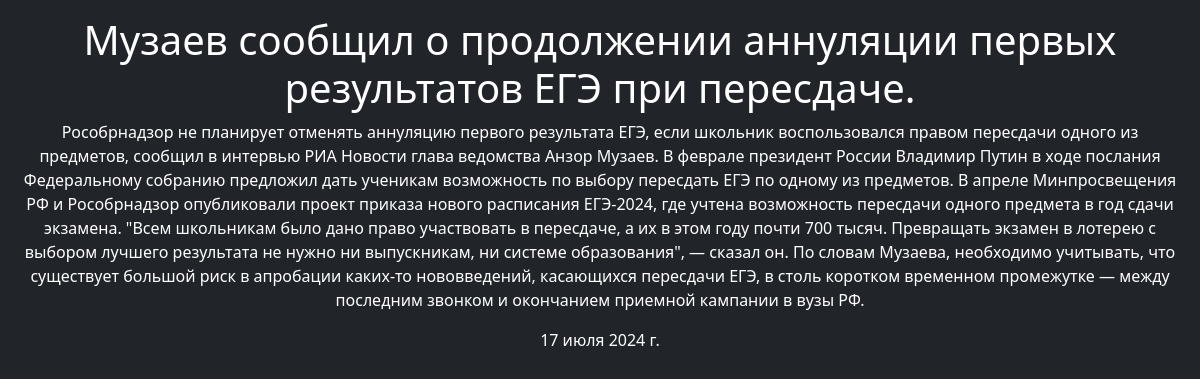
The page /news/2 on the database its author committed.
### index/models.py (models this page shows, shortened)
class News(models.Model):
    head = models.CharField(max_length=128)
    text = models.TextField()
    category = models.ForeignKey(NewsCategory, on_delete=models.CASCADE)
    time = models.DateField()

### index/views.py (the view)
# urls.py: path('news/<int:pk>', views.get_news),
def get_news(request, pk):
    exact_news = News.objects.get(id=pk)
    context = {'enews': exact_news}
    return render(request, 'news.html', context)

### index/templates/news.html (shortened to what this page needs)
<!DOCTYPE html>
<html lang="ru">
<head>
    <link rel="stylesheet" href="https://cdn.jsdelivr.net/npm/bootstrap@5.3.2/dist/css/bootstrap.min.css">
</head>
<body class="d-flex h-100 text-center text-bg-dark">
<div class="col-sm-12 p-3">
    <div class="row">
        <h1>{{ enews.head }}</h1>
    </div>
    <div class="row">
        <p>{{ enews.text }}</p>
    </div>
    <div class="row">
        <p>{{ enews.time }}</p>
    </div>
</div>
</body>
</html>

### rows shown on the page
News: head "Музаев сообщил о продолжении аннуляции первых результатов ЕГЭ при пересдаче.", text "Рособрнадзор не планирует отменять аннуляцию первого результата ЕГЭ, если школьник воспользовался правом пересдачи одного из предметов, сообщил в интервью РИА Новости глава ведомства Анзор Музаев. В феврале президент России Владимир Путин в ходе послания Федеральному собранию предложил дать ученикам возможность по выбору пересдать ЕГЭ по одному из предметов. В апреле Минпросвещения РФ и Рособрнадзор опубликовали проект приказа нового расписания ЕГЭ-2024, где учтена возможность пересдачи одного предмета в год сдачи экзамена. \"Всем школьникам было дано право участвовать в пересдаче, а их в этом году почти 700 тысяч. Превращать экзамен в лотерею с выбором лучшего результата не нужно ни…", time "17 июля 2024 г."
